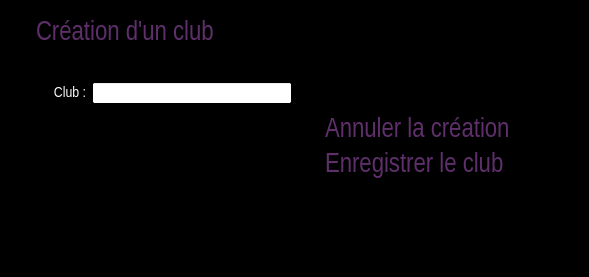
<?xml version="1.0" encoding="UTF-8"?>
<ui version="4.0">
 <class>CreateClub</class>
 <widget class="QDialog" name="CreateClub">
  <property name="geometry">
   <rect>
    <x>0</x>
    <y>0</y>
    <width>589</width>
    <height>277</height>
   </rect>
  </property>
  <property name="palette">
   <palette>
    <active>
     <colorrole role="WindowText">
      <brush brushstyle="SolidPattern">
       <color alpha="255">
        <red>94</red>
        <green>47</green>
        <blue>106</blue>
       </color>
      </brush>
     </colorrole>
     <colorrole role="Base">
      <brush brushstyle="SolidPattern">
       <color alpha="255">
        <red>255</red>
        <green>255</green>
        <blue>255</blue>
       </color>
      </brush>
     </colorrole>
     <colorrole role="Window">
      <brush brushstyle="SolidPattern">
       <color alpha="255">
        <red>0</red>
        <green>0</green>
        <blue>0</blue>
       </color>
      </brush>
     </colorrole>
    </active>
    <inactive>
     <colorrole role="WindowText">
      <brush brushstyle="SolidPattern">
       <color alpha="255">
        <red>94</red>
        <green>47</green>
        <blue>106</blue>
       </color>
      </brush>
     </colorrole>
     <colorrole role="Base">
      <brush brushstyle="SolidPattern">
       <color alpha="255">
        <red>255</red>
        <green>255</green>
        <blue>255</blue>
       </color>
      </brush>
     </colorrole>
     <colorrole role="Window">
      <brush brushstyle="SolidPattern">
       <color alpha="255">
        <red>0</red>
        <green>0</green>
        <blue>0</blue>
       </color>
      </brush>
     </colorrole>
    </inactive>
    <disabled>
     <colorrole role="WindowText">
      <brush brushstyle="SolidPattern">
       <color alpha="255">
        <red>120</red>
        <green>120</green>
        <blue>120</blue>
       </color>
      </brush>
     </colorrole>
     <colorrole role="Base">
      <brush brushstyle="SolidPattern">
       <color alpha="255">
        <red>0</red>
        <green>0</green>
        <blue>0</blue>
       </color>
      </brush>
     </colorrole>
     <colorrole role="Window">
      <brush brushstyle="SolidPattern">
       <color alpha="255">
        <red>0</red>
        <green>0</green>
        <blue>0</blue>
       </color>
      </brush>
     </colorrole>
    </disabled>
   </palette>
  </property>
  <property name="windowTitle">
   <string>Create club</string>
  </property>
  <layout class="QHBoxLayout" name="horizontalLayout">
   <item>
    <layout class="QVBoxLayout" name="verticalLayout_5">
     <property name="topMargin">
      <number>9</number>
     </property>
     <property name="rightMargin">
      <number>9</number>
     </property>
     <item>
      <layout class="QHBoxLayout" name="horizontalLayout_7">
       <property name="leftMargin">
        <number>25</number>
       </property>
       <property name="bottomMargin">
        <number>30</number>
       </property>
       <item>
        <widget class="QLabel" name="creationClubLabel">
         <property name="font">
          <font>
           <family>Arial Narrow</family>
           <pointsize>20</pointsize>
          </font>
         </property>
         <property name="text">
          <string>Création d'un club</string>
         </property>
        </widget>
       </item>
      </layout>
     </item>
     <item>
      <layout class="QHBoxLayout" name="horizontalLayout_13">
       <item>
        <widget class="QLabel" name="clubLabel">
         <property name="minimumSize">
          <size>
           <width>75</width>
           <height>20</height>
          </size>
         </property>
         <property name="maximumSize">
          <size>
           <width>75</width>
           <height>20</height>
          </size>
         </property>
         <property name="palette">
          <palette>
           <active>
            <colorrole role="WindowText">
             <brush brushstyle="SolidPattern">
              <color alpha="255">
               <red>255</red>
               <green>255</green>
               <blue>255</blue>
              </color>
             </brush>
            </colorrole>
           </active>
           <inactive>
            <colorrole role="WindowText">
             <brush brushstyle="SolidPattern">
              <color alpha="255">
               <red>255</red>
               <green>255</green>
               <blue>255</blue>
              </color>
             </brush>
            </colorrole>
           </inactive>
           <disabled>
            <colorrole role="WindowText">
             <brush brushstyle="SolidPattern">
              <color alpha="255">
               <red>120</red>
               <green>120</green>
               <blue>120</blue>
              </color>
             </brush>
            </colorrole>
           </disabled>
          </palette>
         </property>
         <property name="font">
          <font>
           <family>Arial Narrow</family>
           <pointsize>11</pointsize>
          </font>
         </property>
         <property name="text">
          <string>Club :</string>
         </property>
         <property name="alignment">
          <set>Qt::AlignRight|Qt::AlignTrailing|Qt::AlignVCenter</set>
         </property>
        </widget>
       </item>
       <item>
        <widget class="QLineEdit" name="clubLineEdit">
         <property name="minimumSize">
          <size>
           <width>200</width>
           <height>0</height>
          </size>
         </property>
         <property name="maxLength">
          <number>100</number>
         </property>
        </widget>
       </item>
      </layout>
     </item>
     <item>
      <spacer name="verticalSpacer_3">
       <property name="orientation">
        <enum>Qt::Vertical</enum>
       </property>
       <property name="sizeHint" stdset="0">
        <size>
         <width>20</width>
         <height>40</height>
        </size>
       </property>
      </spacer>
     </item>
    </layout>
   </item>
   <item>
    <layout class="QVBoxLayout" name="verticalLayout_2">
     <property name="leftMargin">
      <number>9</number>
     </property>
     <item>
      <widget class="QLabel" name="logoLabel">
       <property name="maximumSize">
        <size>
         <width>256</width>
         <height>150</height>
        </size>
       </property>
       <property name="text">
        <string/>
       </property>
       <property name="pixmap">
        <pixmap resource="pokersphere.qrc">:/img/Resources/pokerSphere.gif</pixmap>
       </property>
       <property name="scaledContents">
        <bool>true</bool>
       </property>
       <property name="alignment">
        <set>Qt::AlignCenter</set>
       </property>
      </widget>
     </item>
     <item>
      <layout class="QVBoxLayout" name="verticalLayout_6">
       <property name="leftMargin">
        <number>9</number>
       </property>
       <item>
        <spacer name="verticalSpacer">
         <property name="orientation">
          <enum>Qt::Vertical</enum>
         </property>
         <property name="sizeHint" stdset="0">
          <size>
           <width>20</width>
           <height>40</height>
          </size>
         </property>
        </spacer>
       </item>
       <item>
        <widget class="QLabel" name="annulerCreationLabel">
         <property name="maximumSize">
          <size>
           <width>390</width>
           <height>16777215</height>
          </size>
         </property>
         <property name="font">
          <font>
           <family>Arial Narrow</family>
           <pointsize>20</pointsize>
          </font>
         </property>
         <property name="text">
          <string>&lt;a href=&quot;a&quot; style=&quot;text-decoration:none;&quot;&gt;&lt;font color=&quot;#5E2F6A&quot;&gt;Annuler la création&lt;/font&gt;&lt;/a&gt;</string>
         </property>
        </widget>
       </item>
       <item>
        <widget class="QLabel" name="enregistrerClubLabel">
         <property name="font">
          <font>
           <family>Arial Narrow</family>
           <pointsize>20</pointsize>
          </font>
         </property>
         <property name="text">
          <string>&lt;a href=&quot;a&quot; style=&quot;text-decoration:none;&quot;&gt;&lt;font color=&quot;#5E2F6A&quot;&gt;Enregistrer le club&lt;/font&gt;&lt;/a&gt;</string>
         </property>
        </widget>
       </item>
       <item>
        <spacer name="verticalSpacer_2">
         <property name="orientation">
          <enum>Qt::Vertical</enum>
         </property>
         <property name="sizeHint" stdset="0">
          <size>
           <width>20</width>
           <height>40</height>
          </size>
         </property>
        </spacer>
       </item>
      </layout>
     </item>
    </layout>
   </item>
   <item>
    <spacer name="horizontalSpacer">
     <property name="orientation">
      <enum>Qt::Horizontal</enum>
     </property>
     <property name="sizeHint" stdset="0">
      <size>
       <width>3</width>
       <height>20</height>
      </size>
     </property>
    </spacer>
   </item>
  </layout>
 </widget>
 <resources>
  <include location="pokersphere.qrc"/>
 </resources>
 <connections/>
</ui>
